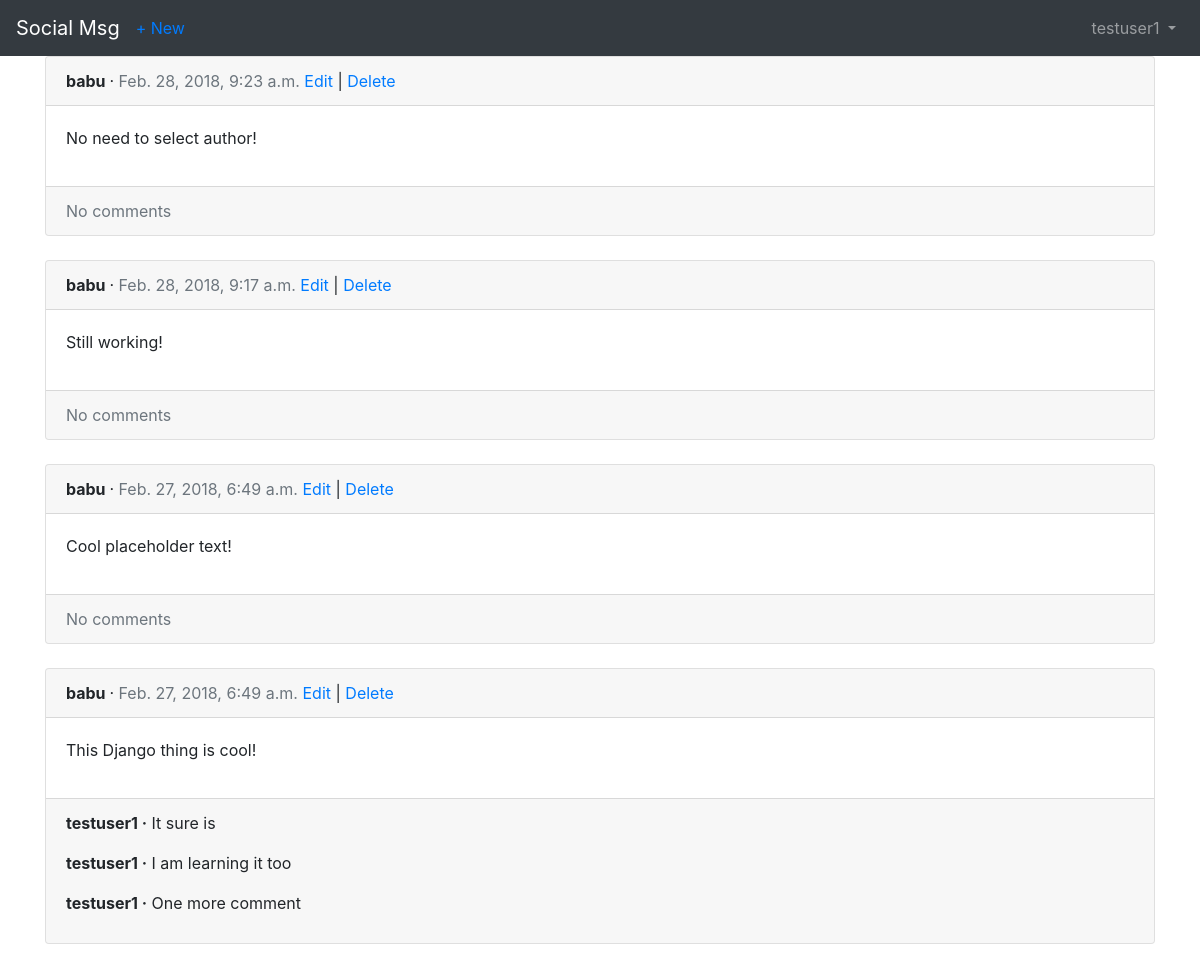
The app's page /posts/ (signed in) with its own data.
### users/models.py (models this page shows)
class CustomUser(AbstractUser):
    objects = CustomUserManager()

### posts/models.py (models this page shows, shortened)
class Post(models.Model):
    message = models.CharField(max_length=280)
    date = models.DateTimeField(auto_now_add=True)
    author = models.ForeignKey(
        settings.AUTH_USER_MODEL,
        on_delete=models.CASCADE,
    )

class Comment(models.Model):
    post = models.ForeignKey(Post, on_delete=models.CASCADE)
    comment = models.CharField(max_length=140)
    author = models.ForeignKey(
        settings.AUTH_USER_MODEL,
        on_delete=models.CASCADE,
    )
    def __str__(self):
        return self.comment

### posts/views.py (the view)
# urls.py: path('', views.PostListView.as_view(), name='post_list'),
class PostListView(ListView):
    model = models.Post
    template_name = 'post_list.html'
    def get_queryset(self):
        return models.Post.objects.order_by('-date')

### templates/post_list.html (shortened to what this page needs)
{% extends 'base.html' %}
{% block content %}
    {% for post in object_list %}
        <div class="card">
            <div class="card-header">
                <span class="font-weight-bold">
                    {{ post.author }}
                </span>
                &middot;
                <span class="text-muted">
                    {{ post.date }}
                </span>
                {% if user.is_authenticated %}
                    <a href="{% url 'post_edit' post.pk %}">Edit</a> | <a href="{% url 'post_delete' post.pk %}">Delete</a>
                {% endif %}
            </div>
            <div class="card-body">
                <p>{{ post.message }}</p>
            </div>
            <div class="card-footer">
                {% for comment in post.comment_set.all %}
                    <p>
                        <span class="font-weight-bold">{{ comment.author }} &middot;</span>
                        {{ comment }}
                    </p>
                {% empty %}
                    <span class="text-muted">No comments</span>
                {% endfor %}
            </div>
        </div>
        <br />
    {% endfor %}
{% endblock %}

### templates/base.html (shortened to what this page needs)
<!doctype html>
<html lang="en">
  <head>
    <link rel="stylesheet" href="https://maxcdn.bootstrapcdn.com/bootstrap/4.0.0/css/bootstrap.min.css">
  </head>
  <body>
    <nav class="navbar navbar-expand-sm navbar-dark bg-dark">
        <a class="navbar-brand" href="{% url 'home' %}">Social Msg</a>
        {% if user.is_authenticated %}
        <ul class="navbar-nav mr-auto">
            <li class="nav-item"><a href="{% url 'post_new' %}">+ New</a></li>
        </ul>
        {% endif %}
        <div class="collapse navbar-collapse" id="navbarContent">
            {% if user.is_authenticated %}
                <ul class="navbar-nav ml-auto">
                    <li class="nav-item">
                        <a class="nav-link dropdown-toggle" href="#" id="userMenu" data-toggle="dropdown" aria-haspopup="true" aria-expanded="false">
                            {{ user.username }}
                        </a>
                    </li>
                </ul>
            {% else %}
                <form class="form-inline ml-auto">
                    <a href="{% url 'login' %}" class="btn btn-outline-primary">Log in</a>
                    <a href="{% url 'signup' %}" class="btn btn-outline-primary ml-2">Sign up</a>
                </form>
            {% endif %}
        </div>
    </nav>
    <div class="container">
        {% block content %}
        {% endblock %}
    </div>
  </body>
</html>

### records on screen
CustomUser: username "testuser1"
Post: author "babu", date "Feb. 28, 2018, 9:23 a.m.", message "No need to select author!"
Post: author "babu", date "Feb. 28, 2018, 9:17 a.m.", message "Still working!"
Post: author "babu", date "Feb. 27, 2018, 6:49 a.m.", message "Cool placeholder text!"
Post: author "babu", date "Feb. 27, 2018, 6:49 a.m.", message "This Django thing is cool!"
Comment: author "testuser1", comment "It sure is"
Comment: author "testuser1", comment "I am learning it too"
Comment: author "testuser1", comment "One more comment"
